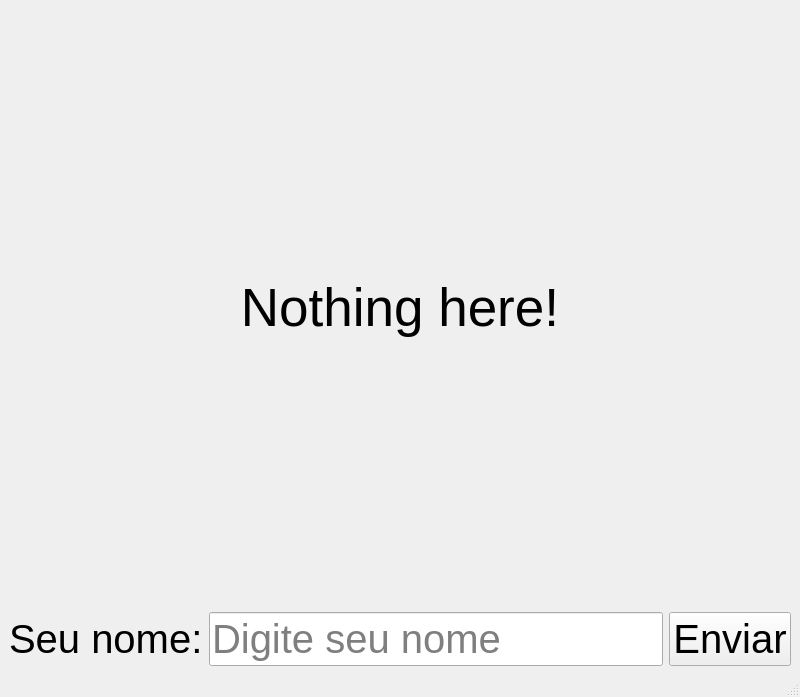
<?xml version="1.0" encoding="UTF-8"?>
<ui version="4.0">
 <class>MainWindow</class>
 <widget class="QMainWindow" name="MainWindow">
  <property name="geometry">
   <rect>
    <x>0</x>
    <y>0</y>
    <width>800</width>
    <height>697</height>
   </rect>
  </property>
  <property name="windowTitle">
   <string>MainWindow</string>
  </property>
  <widget class="QWidget" name="centralwidget">
   <layout class="QHBoxLayout" name="horizontalLayout">
    <item>
     <layout class="QGridLayout" name="gridLayout">
      <item row="0" column="0">
       <widget class="QLabel" name="labelResult">
        <property name="font">
         <font>
          <pointsize>40</pointsize>
         </font>
        </property>
        <property name="text">
         <string>Nothing here!</string>
        </property>
        <property name="alignment">
         <set>Qt::AlignmentFlag::AlignCenter</set>
        </property>
       </widget>
      </item>
      <item row="1" column="0">
       <layout class="QGridLayout" name="gridLayout_2">
        <item row="0" column="1">
         <widget class="QLineEdit" name="lineName">
          <property name="font">
           <font>
            <pointsize>30</pointsize>
           </font>
          </property>
          <property name="placeholderText">
           <string>Digite seu nome</string>
          </property>
         </widget>
        </item>
        <item row="0" column="0">
         <widget class="QLabel" name="labelName">
          <property name="font">
           <font>
            <pointsize>30</pointsize>
           </font>
          </property>
          <property name="text">
           <string>Seu nome:</string>
          </property>
         </widget>
        </item>
        <item row="0" column="2">
         <widget class="QPushButton" name="sandButton">
          <property name="font">
           <font>
            <pointsize>30</pointsize>
           </font>
          </property>
          <property name="text">
           <string>Enviar</string>
          </property>
         </widget>
        </item>
       </layout>
      </item>
     </layout>
    </item>
   </layout>
  </widget>
  <widget class="QMenuBar" name="menubar">
   <property name="geometry">
    <rect>
     <x>0</x>
     <y>0</y>
     <width>800</width>
     <height>33</height>
    </rect>
   </property>
  </widget>
  <widget class="QStatusBar" name="statusbar"/>
 </widget>
 <resources/>
 <connections/>
</ui>
